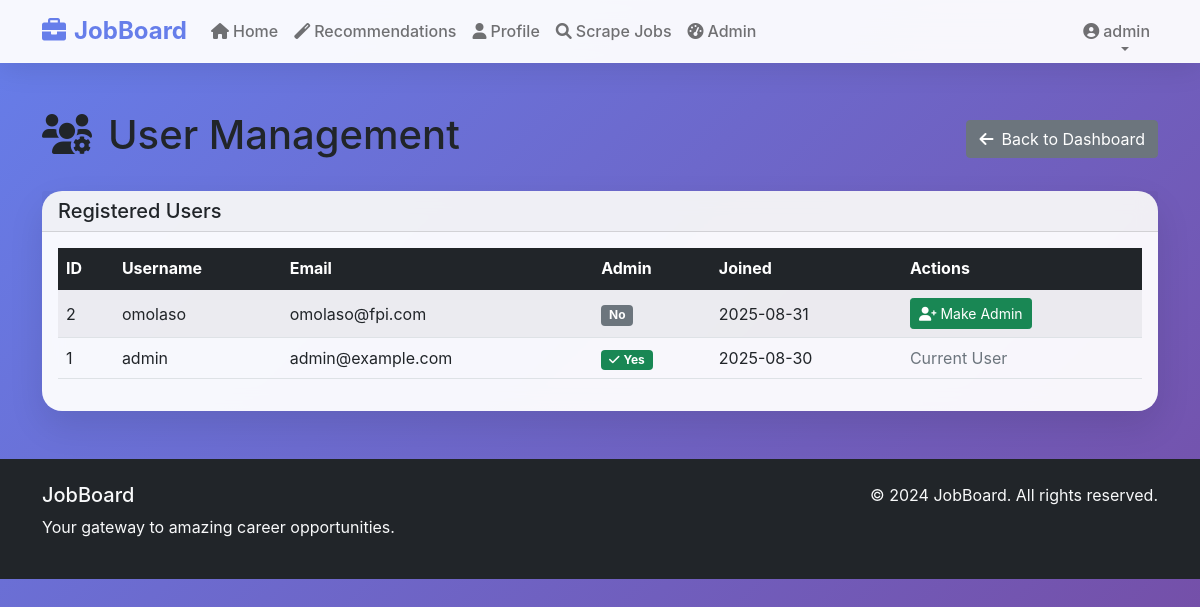
The app's page /admin/users (signed in) with its own data.
### app/models.py (models this page shows, shortened)
class User(UserMixin, db.Model):
    id = db.Column(db.Integer, primary_key=True)
    username = db.Column(db.String(64), unique=True, nullable=False)
    email = db.Column(db.String(120), unique=True, nullable=False)
    password_hash = db.Column(db.String(128))
    is_admin = db.Column(db.Boolean, default=False)
    first_name = db.Column(db.String(64))
    last_name = db.Column(db.String(64))
    phone = db.Column(db.String(20))
    address = db.Column(db.Text)
    city = db.Column(db.String(100))
    country = db.Column(db.String(100))
    linkedin_url = db.Column(db.String(200))
    portfolio_url = db.Column(db.String(200))
    current_position = db.Column(db.String(100))
    years_of_experience = db.Column(db.Integer)
    education = db.Column(db.Text)
    experience = db.Column(db.Text)
    skills = db.Column(db.Text)
    certifications = db.Column(db.Text)
    languages = db.Column(db.Text)
    summary = db.Column(db.Text)
    preferred_job_types = db.Column(db.Text)  # JSON string of job types
    preferred_locations = db.Column(db.Text)  # JSON string of preferred locations
    salary_expectation_min = db.Column(db.Integer)
    salary_expectation_max = db.Column(db.Integer)
    remote_work_preference = db.Column(db.String(20))  # 'remote', 'hybrid', 'onsite', 'any'
    profile_completeness = db.Column(db.Integer, default=0)  # Percentage 0-100
    created_at = db.Column(db.DateTime, default=datetime.utcnow)
    updated_at = db.Column(db.DateTime, default=datetime.utcnow, onupdate=datetime.utcnow)

### app/admin/routes.py (the view)
@bp.route('/users')
@login_required
@admin_required
def users():
    page = request.args.get('page', 1, type=int)
    users = User.query.order_by(User.created_at.desc()).paginate(
        page=page, per_page=20, error_out=False
    )
    return render_template('admin/users.html', title='User Management', users=users)

### __init__.py (called while the page is built)
@login_manager.user_loader
def load_user(user_id):
    from app.models import User
    return User.query.get(int(user_id))

### app/admin/routes.py (called while the page is built)
def admin_required(f):
    @wraps(f)
    def decorated_function(*args, **kwargs):
        if not current_user.is_authenticated or not current_user.is_admin:
            flash('Admin access required.', 'danger')
            return redirect(url_for('main.index'))
        return f(*args, **kwargs)
    return decorated_function

### app/templates/admin/users.html (shortened to what this page needs)
{% extends "base.html" %}
{% block content %}
<div class="container my-5">
    <div class="row">
        <div class="col-12">
            <div class="d-flex justify-content-between align-items-center mb-4">
                <h1 class="animate__animated animate__fadeInLeft">
                    <i class="fas fa-users-cog me-3"></i>User Management
                </h1>
                <a href="{{ url_for('admin.dashboard') }}" class="btn btn-secondary">
                    <i class="fas fa-arrow-left me-2"></i>Back to Dashboard
                </a>
            </div>
        </div>
    </div>
    <div class="card animate__animated animate__fadeInUp">
        <div class="card-header">
            <h5 class="mb-0">Registered Users</h5>
        </div>
        <div class="card-body">
            <div class="table-responsive">
                <table class="table table-striped table-hover">
                    <thead class="table-dark">
                        <tr>
                            <th>ID</th>
                            <th>Username</th>
                            <th>Email</th>
                            <th>Admin</th>
                            <th>Joined</th>
                            <th>Actions</th>
                        </tr>
                    </thead>
                    <tbody>
                        {% for user in users.items %}
                        <tr>
                            <td>{{ user.id }}</td>
                            <td>{{ user.username }}</td>
                            <td>{{ user.email }}</td>
                            <td>
                                {% if user.is_admin %}
                                <span class="badge bg-success">
                                    <i class="fas fa-check me-1"></i>Yes
                                </span>
                                {% else %}
                                <span class="badge bg-secondary">No</span>
                                {% endif %}
                            </td>
                            <td>{{ user.created_at.strftime('%Y-%m-%d') }}</td>
                            <td>
                                {% if user != current_user %}
                                <form method="POST" action="{{ url_for('admin.toggle_admin', id=user.id) }}" class="d-inline">
                                    <button type="submit" class="btn btn-sm {% if user.is_admin %}btn-warning{% else %}btn-success{% endif %}">
                                        {% if user.is_admin %}
                                        <i class="fas fa-user-minus me-1"></i>Remove Admin
                                        {% else %}
                                        <i class="fas fa-user-plus me-1"></i>Make Admin
                                        {% endif %}
                                    </button>
                                </form>
                                {% else %}
                                <span class="text-muted">Current User</span>
                                {% endif %}
                            </td>
                        </tr>
                        {% endfor %}
                    </tbody>
                </table>
            </div>
        </div>
    </div>
</div>
{% endblock %}

### app/templates/base.html (shortened to what this page needs)
<!DOCTYPE html>
<html lang="en">
<head>
    <link href="https://cdn.jsdelivr.net/npm/bootstrap@5.1.3/dist/css/bootstrap.min.css" rel="stylesheet">
    <link href="https://cdnjs.cloudflare.com/ajax/libs/animate.css/4.1.1/animate.min.css" rel="stylesheet">
    <link href="https://cdnjs.cloudflare.com/ajax/libs/font-awesome/6.0.0/css/all.min.css" rel="stylesheet">
</head>
<body>
    <nav class="navbar navbar-expand-lg navbar-light">
        <div class="container">
            <a class="navbar-brand fw-bold text-primary animate__animated animate__bounce" href="{{ url_for('main.index') }}">
                <i class="fas fa-briefcase me-2"></i>JobBoard
            </a>
            <div class="collapse navbar-collapse" id="navbarNav">
                <ul class="navbar-nav me-auto">
                    <li class="nav-item">
                        <a class="nav-link" href="{{ url_for('main.index') }}">
                            <i class="fas fa-home me-1"></i>Home
                        </a>
                    </li>
                    {% if current_user.is_authenticated %}
                    <li class="nav-item">
                        <a class="nav-link" href="{{ url_for('main.recommendations') }}">
                            <i class="fas fa-magic me-1"></i>Recommendations
                        </a>
                    </li>
                    <li class="nav-item">
                        <a class="nav-link" href="{{ url_for('profile.profile') }}">
                            <i class="fas fa-user me-1"></i>Profile
                        </a>
                    </li>
                    {% if current_user.is_admin %}
                    <li class="nav-item">
                        <a class="nav-link" href="{{ url_for('scraper.scrape') }}">
                            <i class="fas fa-search me-1"></i>Scrape Jobs
                        </a>
                    </li>
                    <li class="nav-item">
                        <a class="nav-link" href="{{ url_for('admin.dashboard') }}">
                            <i class="fas fa-tachometer-alt me-1"></i>Admin
                        </a>
                    </li>
                    {% endif %}
                    {% endif %}
                </ul>
                <ul class="navbar-nav">
                    {% if current_user.is_authenticated %}
                    <li class="nav-item dropdown">
                        <a class="nav-link dropdown-toggle" href="#" id="userDropdown" role="button" data-bs-toggle="dropdown">
                            <i class="fas fa-user-circle me-1"></i>{{ current_user.username }}
                        </a>
                    </li>
                    {% endif %}
                </ul>
            </div>
        </div>
    </nav>
    <main role="main">
        {% block content %}{% endblock %}
    </main>
    <footer class="bg-dark text-light mt-5 py-4">
        <div class="container">
            <div class="row">
                <div class="col-md-6">
                    <h5>JobBoard</h5>
                    <p>Your gateway to amazing career opportunities.</p>
                </div>
                <div class="col-md-6 text-md-end">
                    <p>&copy; 2024 JobBoard. All rights reserved.</p>
                </div>
            </div>
        </div>
    </footer>
</body>
</html>

### app/templates/base.html (style rules this page uses)
:root { --primary-gradient: linear-gradient(135deg, #667eea 0%, #764ba2 100%); --secondary-gradient: linear-gradient(135deg, #f093fb 0%, #f5576c 100%); --success-gradient: linear-gradient(135deg, #4facfe 0%, #00f2fe 100%); --warning-gradient: linear-gradient(135deg, #43e97b 0%, #38f9d7 100%); }
body { background: var(--primary-gradient); min-height: 100vh; font-family: 'Inter', -apple-system, BlinkMacSystemFont, sans-serif; }
.navbar { background: rgba(255, 255, 255, 0.95) !important; backdrop-filter: blur(20px); box-shadow: 0 4px 30px rgba(0,0,0,0.1); border-bottom: 1px solid rgba(255,255,255,0.2); transition: all 0.3s ease; }
.navbar-brand { font-weight: 800; font-size: 1.5rem; }
.nav-link { font-weight: 500; transition: all 0.3s ease; position: relative; }
.nav-link::after { content: ''; position: absolute; width: 0; height: 2px; bottom: 0; left: 50%; background: var(--primary-gradient); transition: all 0.3s ease; }
.card { border: none; border-radius: 20px; box-shadow: 0 15px 35px rgba(0,0,0,0.1); transition: all 0.4s cubic-bezier(0.175, 0.885, 0.32, 1.275); backdrop-filter: blur(10px); background: rgba(255, 255, 255, 0.95); }
.text-primary { color: #667eea !important; }

### app/templates/admin/users.html (style rules this page uses)
.table th { vertical-align: middle; }
.table td { vertical-align: middle; }
.btn-sm { padding: 0.25rem 0.5rem; font-size: 0.875rem; }

### records on screen
User: username "admin", id "1", email "admin@example.com", is_admin True (drawn), created_at "2025-08-30", shows "Current User"
User: id "2", username "omolaso", email "omolaso@fpi.com", is_admin "No", created_at "2025-08-31"
